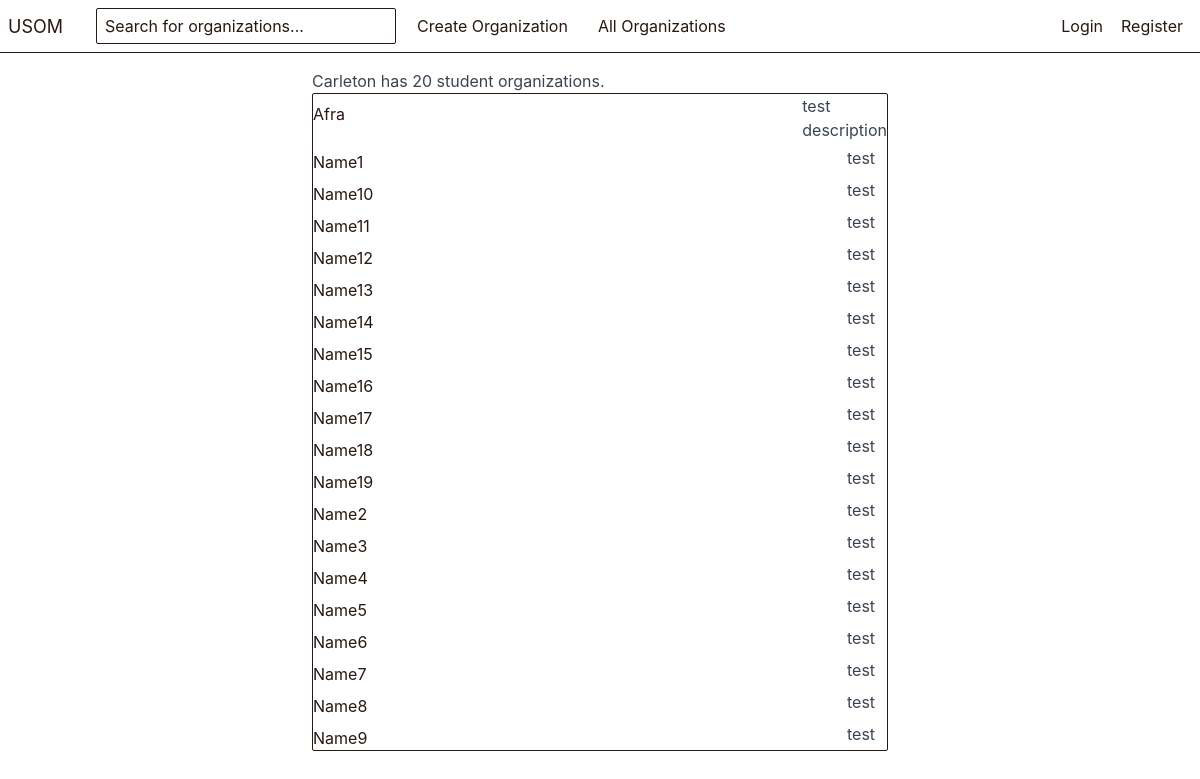
The app's page /organizations/all-orgs/, older data.
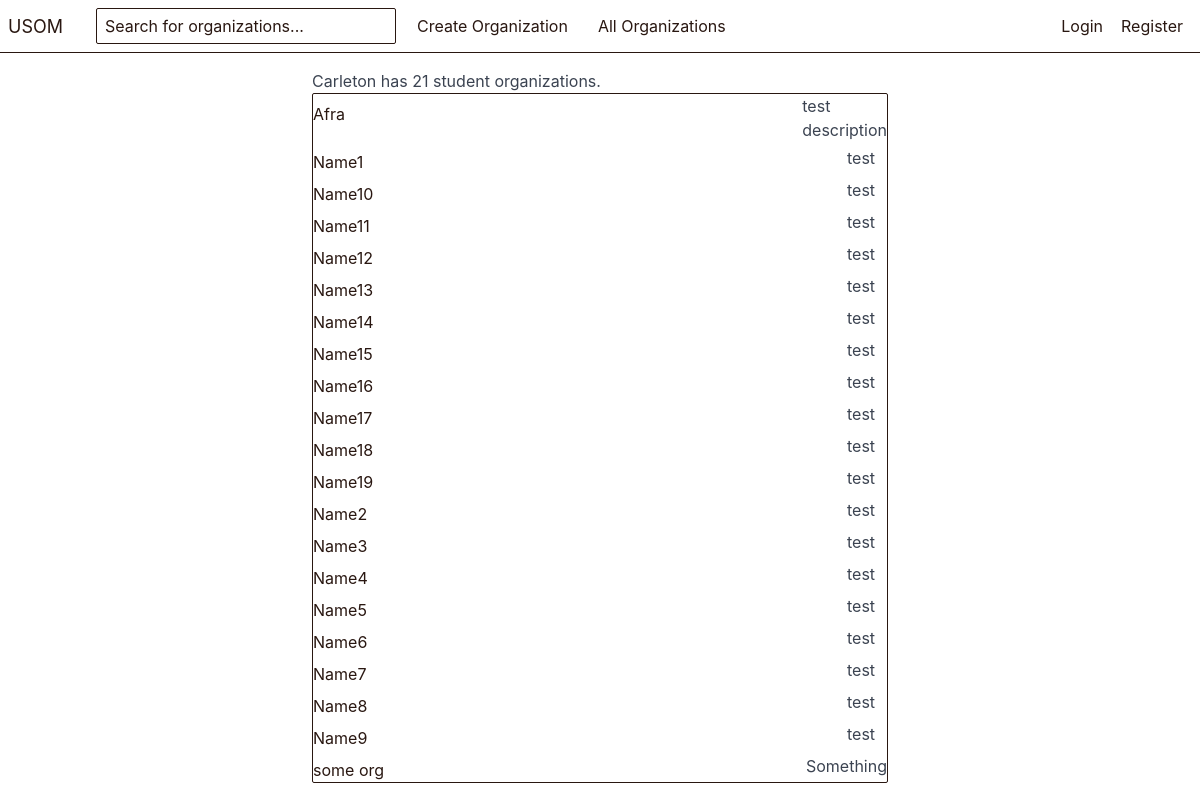
The same page, newer data.
### organizations/models.py (models this page shows, shortened)
class Organization(models.Model):
    name = models.CharField(max_length=40)
    short_name = models.CharField(max_length=10)
    description = models.CharField(max_length=300)
    charter = models.CharField(max_length=1000)
    members = models.ManyToManyField(Profile, related_name='organizations')
    admins = models.ManyToManyField(User, related_name='organizations_admined')

### organizations/views.py (the view)
# urls.py: path("all-orgs/", views.get_all_organization, name = 'get-all-organizations'),
def get_all_organization(request):
    organizations = Organization.objects.order_by("name")
    num_all_orgs = len(organizations)
    return render(request, 'All_Orgs.html', {'organizations': organizations, "num": num_all_orgs})

### templates/All_Orgs.html (shortened to what this page needs)
{% extends 'base.html' %}
{% block content %}
    <div class="panel-header",>
        <div class="column col-mx-auto col-6">
           Carleton has {{ num }} student organizations.
        </div>
    </div>
    <div class="panel-body">
        <div class="column col-mx-auto col-6">
            <div class="panel">
                {% for organization in organizations %}
                    {% include 'all_organization_list_view.html' %}
                {% endfor %}
             </div>
        </div>
    </div>
{% endblock %}

### templates/all_organization_list_view.html
<div style="display: table; width: 100%;">
    <div style="padding-top: 8px; display:table-cell;">
        <a href="{% url  'organization-view' organization_id=organization.id %}">{{ organization.name }}</a>
    </div>
    <div style="height:100%; width: 40px; vertical-align: middle; display: table-cell;">
        {{ organization.description }}
    </div>
</div>

Row changes from the older to the newer data that the page shows:
added Organization: name "some org", description "Something"
Text that changed along with them:
{{ num }}: "20" → "21"
